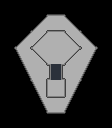

A level layout from a 2D game, rendered from its tile map. Below: a short description, then the map file with its tile-grid data intact:
An orthogonal 7x8 tile map with 16x16 px tiles, 2 tile layers (Tile Layer 1, Tile Layer 2), 2 tilesets.

<map version="1.0" orientation="orthogonal" renderorder="right-down" width="7" height="8" tilewidth="16" tileheight="16" nextobjectid="1">
 <tileset firstgid="1" source="../Ship.tsx" />
 <tileset firstgid="49" source="../TilesDoor.tsx" />
 <layer name="Tile Layer 1" width="7" height="8">
  <data encoding="csv">
0,0,14,4,13,0,0,
0,14,41,24,44,13,0,
14,41,24,0,24,44,13,
11,31,24,0,24,27,12,
0,35,24,24,24,39,0,
0,11,31,0,27,12,0,
0,0,35,24,39,0,0,
0,0,11,2,12,0,0
</data>
 </layer>
 <layer name="Tile Layer 2" width="7" height="8">
  <data encoding="csv">
0,0,0,0,0,0,0,
0,0,14,4,13,0,0,
0,14,41,24,44,13,0,
0,11,42,24,43,12,0,
0,0,15,56,17,0,0,
0,0,1,24,3,0,0,
0,0,11,2,12,0,0,
0,0,0,0,0,0,0
</data>
 </layer>
</map>